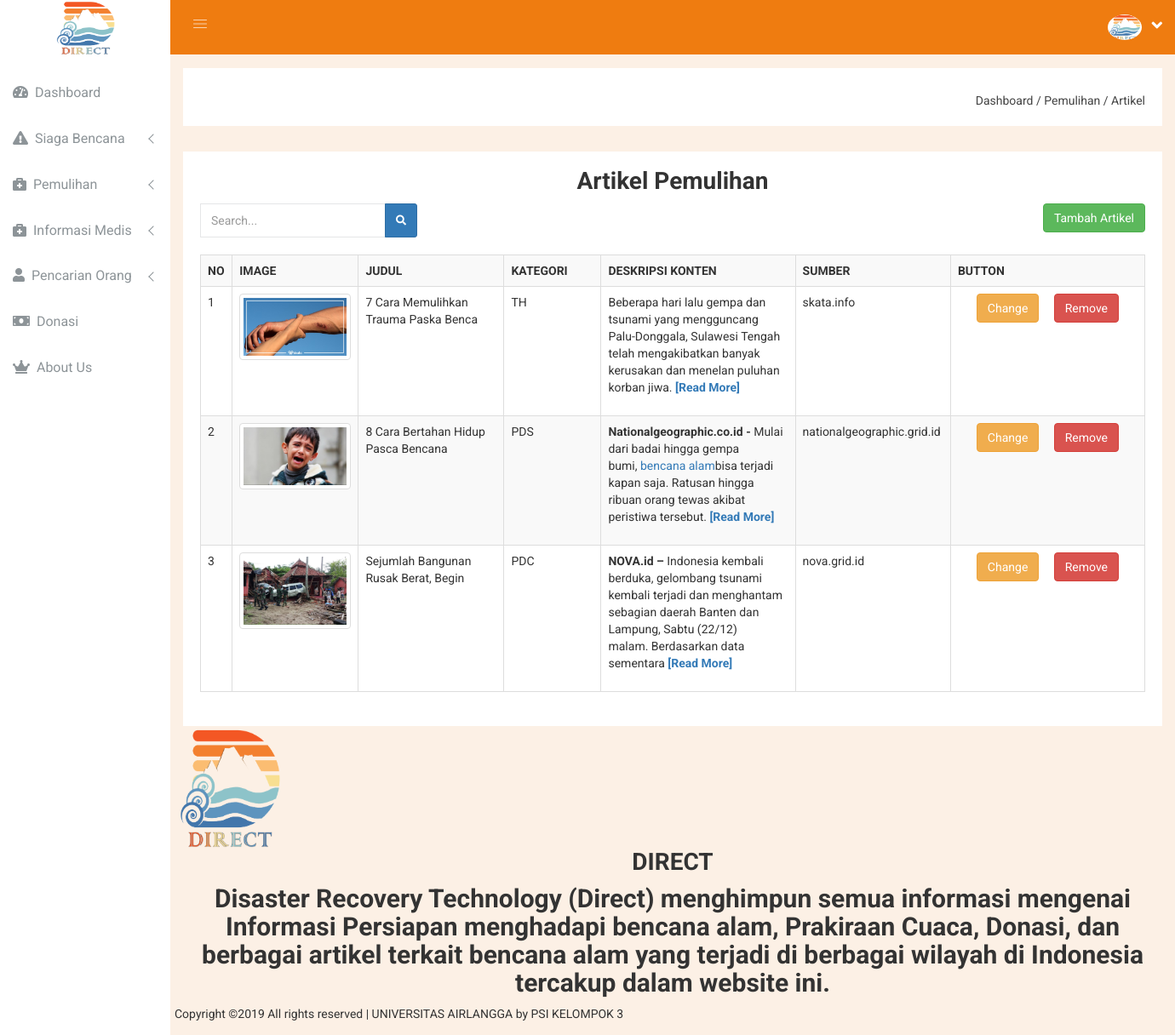
/main.php?module=artikel-pemulihan, run on an earlier commit of the app's database.
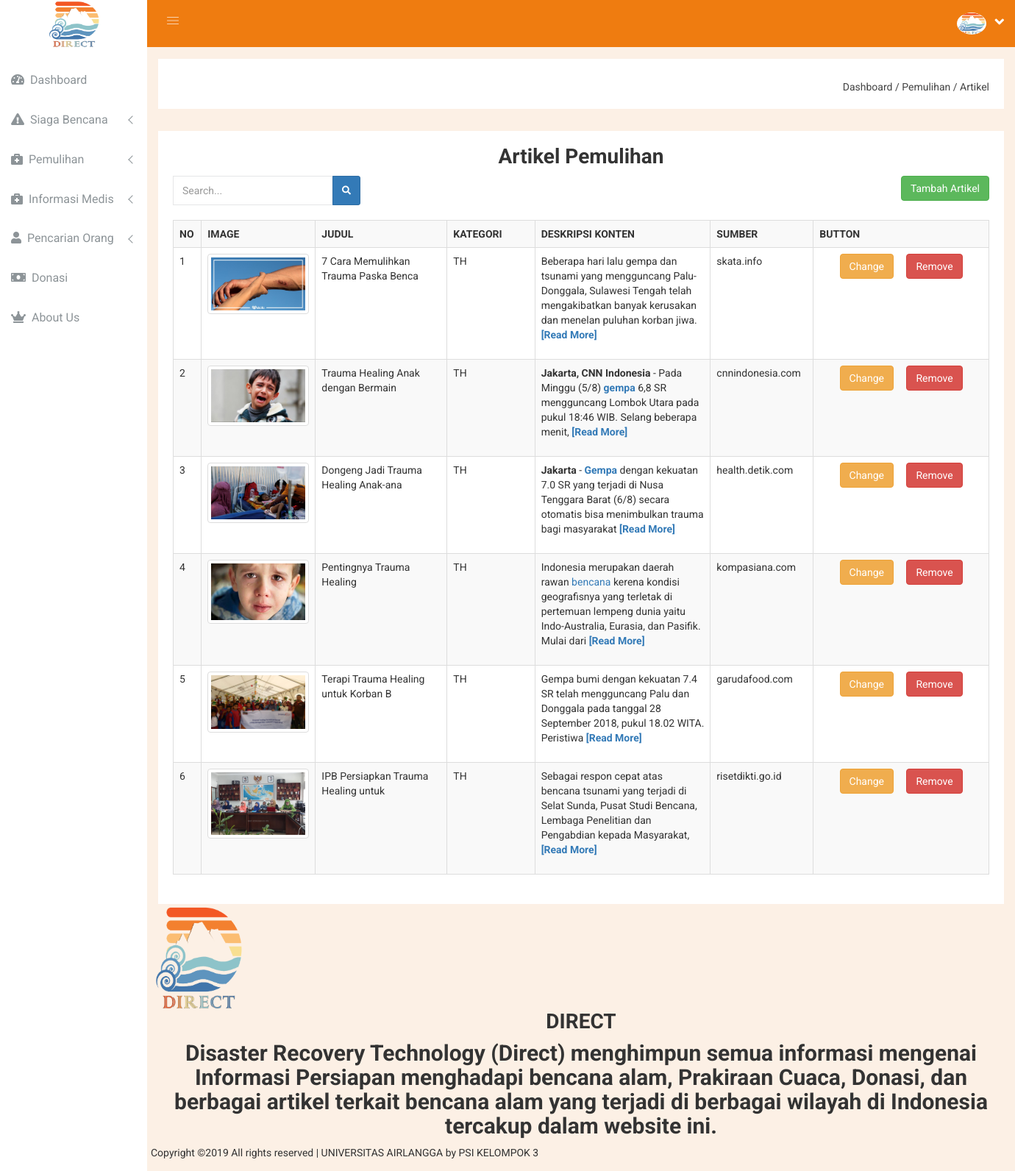
And on a later commit of the database.
### tables this page shows
CREATE TABLE `artikel_p` (
  `id` int(12) NOT NULL,
  `judul` varchar(36) NOT NULL,
  `sumber` varchar(36) NOT NULL,
  `isi` text NOT NULL,
  `image` varchar(36) NOT NULL,
  `date` datetime NOT NULL DEFAULT CURRENT_TIMESTAMP,
  `kategori` varchar(255) DEFAULT NULL
);

### main.php (called while the page is built, shortened)
<?php
include('module/index.php');
?>

### module/module/artikel-pemulihan.php (the view, shortened to what this page needs)
<div class="breadcome-area">
  <div class="container-fluid">
    <div class="row">
      <div class="col-lg-12 col-md-12 col-sm-12 col-xs-12">
        <div class="breadcome-list">
          <div class="row">
            <div class="col-lg-6 col-md-6 col-sm-6 col-xs-12">
            </div>
            <div class="col-lg-6 col-md-6 col-sm-6 col-xs-12">
              <ul class="breadcome-menu">
                <li>
                  <a href="?module=dashboard">Dashboard</a>
                  <span class="bread-slash">/</span>
                </li>
                <li>
                  <span class="bread-blod">Pemulihan</span> <span class="bread-slash">/</span>
                </li>
                <li>
                  <span><a href="?module=artikel-pemulihan">Artikel</a></span>
                </li>
              </ul>
            </div>
          </div>
        </div>
      </div>
    </div>
  </div>
</div>
<div class="col-lg-12">
  <div class="courses-inner res-mg-b-30">
    <div class="courses-title">
      <h1 align="center">Artikel Pemulihan</h1>
    </div>
    <div class="row">
      <form action="" method="post" autocomplete="off">
        <div class="col-lg-3">
          <div class="input-group input-mark-inner ">
            <input type="text" placeholder="Search..."  class="input-mark-inner mg-b-22 form-control" name="cari">
            <span class="input-group-btn">
              <button type="submit" name="btn-cari" class="btn btn-sm btn-primary">
                <i class="fa fa-search"></i>
              </button>
            </span>
          </div>
        </div>
      </form>
      <div class="col-lg-9" align="right">
        <a href="?module=newartikel2">
          <button class="btn btn-success">Tambah Artikel</button>
        </a>
      </div>
    </div>
    <br>
    <div class="row">
      <div class="col-md-12">
        <?php
        require('config/db.php');
        $sql="";
        if(isset($_POST['btn-cari'])){
          $cari=$_POST['cari'];
          $sql="SELECT * FROM artikel_p WHERE judul LIKE '%$cari%' OR sumber LIKE '%".$cari."%'";
        }else{
          $sql = 'SELECT * FROM artikel_p ORDER by id ASC';
        }
        $result = mysqli_query($con,$sql);
        $no = 1;
        ?>
        <table class="table table-bordered table-striped">
          <tr>
            <th width="2%">NO</th>
            <th width="13%">IMAGE</th>
            <th width="15%">JUDUL</th>
            <th width="10%">KATEGORI</th>
            <th width="20%">DESKRIPSI KONTEN</th>
            <th width="10%">SUMBER</th>
            <th width="20%">BUTTON</th>
          </tr>
          <?php
          while($row = mysqli_fetch_array($result)){ ?>
          <tr>
            <td><?php echo $no; ?></td>
            <td>
              <a href="?module=dtlArticlePemulihan&id=<?php echo $row['id']; ?>"> <img src="images/pemulihan/<?php echo $row['image']; ?>" height="60" width="100%" class="img-thumbnail" /></b>
              </a>
            </td>
            <td><?php echo $row['judul']; ?></td>
            <td><?php echo $row['kategori']; ?></td>
            <td>
              <?php
              echo limit_words($row['isi'],20);
              if(str_word_count($row['isi'])>20){
                echo '<a href="?module=dtlArticlePemulihan&id='.$row['id'].'"> <b>[Read More]</b></a>';
              }
              ?>
            </td>
            <td><?php echo $row['sumber']; ?></td>
            <td align="center">
              <a href="?module=editArtikelPemulihan&id=<?php echo $row['id']; ?>"><button type="button" class="btn btn-warning btn-s">Change</button></a>
              <button type="button" name="delete" data-toggle="modal" data-target=".bs-modal-DeleteArticle<?php echo $row['id']; ?>" class="btn btn-danger bt-sm" >Remove</button>
            </td>
                </tr>
                <?php
                $no++;
              }
              ?>
            </table>
          </div>
        </div>
      </div>
    </div>
    <?php
    function limit_words($string, $word_limit){
      $words = explode(" ",$string);
      return implode(" ",array_splice($words,0,$word_limit));
    }
    ?>

### module/index.php (shortened to what this page needs)
<!doctype html>
<html class="no-js" lang="en">
<?php include ("back-end/head.php"); ?>
<body>
	<?php include ("back-end/nav.php"); ?>
	<div class="all-content-wrapper">
		<?php include('back-end/topbar.php'); ?>
		<?php
		if(!empty($_GET['module'])) {
			$module=$_GET['module'];
			include('module/'.$module.'.php');
		} else {
			include('module/dashboard.php');
		}
		?>
		<?php include('back-end/footer.php'); ?>
	</div>

### back-end/head.php (shortened to what this page needs)
<head>
        <link rel="stylesheet" href="back-end/css/bootstrap.min.css">
        <link rel="stylesheet" href="https://use.fontawesome.com/releases/v5.8.1/css/all.css">
        <link rel="stylesheet" href="back-end/css/owl.carousel.css">
        <link rel="stylesheet" href="back-end/css/owl.theme.css">
        <link rel="stylesheet" href="back-end/css/owl.transitions.css">
        <link rel="stylesheet" href="back-end/css/animate.css">
        <link rel="stylesheet" href="back-end/css/normalize.css">
        <link rel="stylesheet" href="back-end/css/meanmenu.min.css">
        <link rel="stylesheet" href="back-end/css/main.css">
        <link rel="stylesheet" href="back-end/css/educate-custon-icon.css">
        <link rel="stylesheet" href="back-end/css/morrisjs/morris.css">
        <link rel="stylesheet" href="back-end/css/scrollbar/jquery.mCustomScrollbar.min.css">
        <link rel="stylesheet" href="back-end/css/metisMenu/metisMenu.min.css">
        <link rel="stylesheet" href="back-end/css/metisMenu/metisMenu-vertical.css">
        <link rel="stylesheet" href="back-end/css/calendar/fullcalendar.min.css">
        <link rel="stylesheet" href="back-end/css/calendar/fullcalendar.print.min.css">
        <link rel="stylesheet" href="back-end/style.css">
        <link rel="stylesheet" href="back-end/css/responsive.css">
        <link rel="stylesheet" href="back-end/css/data-table/bootstrap-table.css">
        <link rel="stylesheet" href="back-end/css/data-table/bootstrap-editable.css">
        <link rel="stylesheet" href="back-end/css/modals.css">
    </head>

### back-end/nav.php (shortened to what this page needs)
<div class="left-sidebar-pro">
	<nav id="sidebar" class="">
		<div class="sidebar-header">
			<a href="index.html"><img class="main-logo" src="components/images/logo.png" alt="" style="width: 75px;height: 65px;" /></a>
		</div>
		<div class="left-custom-menu-adp-wrap comment-scrollbar">
			<nav class="sidebar-nav left-sidebar-menu-pro">
				<ul class="metismenu" id="menu1">
					<?php include('sidebar.php'); ?>
				</ul>
			</nav>
		</div>
	</nav>
</div>

### back-end/sidebar.php (shortened to what this page needs)
<br>
<li>
	<a href="?module=dashboard" aria-expanded="false">
		<i class="fa fa-tachometer-alt "></i>
		<span class="mini-click-non">&nbsp;Dashboard</span>
	</a>
</li>
<li>
	<a class="has-arrow" href="#">
		<i class="fa fa-exclamation-triangle"></i>
		<span class="mini-click-non">&nbsp;Siaga Bencana</span>
	</a>
</li>
<li>
	<a class="has-arrow" href="#">
		<i class="fa fa-briefcase-medical"></i>
		<span class="mini-click-non">&nbsp;Pemulihan</span>
	</a>
</li>
<li>
	<a class="has-arrow" href="#">
		<i class="fa fa-briefcase-medical"></i>
		<span class="mini-click-non">&nbsp;Informasi Medis</span>
	</a>
</li>
<li>
	<a class="has-arrow" href="#">
		<i class="fa fa-user "></i>
		<span class="mini-click-non">&nbsp;Pencarian Orang</span>
	</a>
</li>
<li>
	<a href="?module=donasi" aria-expanded="false">
		<i class="fa fa-money-bill"></i>
		<span class="mini-click-non">&nbsp;Donasi</span>
	</a>
</li>
<li>
	<a href="?module=about" aria-expanded="false">
		<i class="fa fa-crown"></i>
		<span class="mini-click-non">&nbsp;About Us</span>
	</a>
</li>

### back-end/topbar.php (shortened to what this page needs)
<div class="container-fluid">
	<div class="row">
		<div class="col-lg-12 col-md-12 col-sm-12 col-xs-12">
			<div class="logo-pro">
				<a href="?module=dashboard"><img class="main-logo" src="components/images/logo.png" style="height: 60px;width: 50px;" alt="" /></a>
			</div>
		</div>
	</div>
</div>
<div class="header-advance-area">
	<div class="header-top-area">
		<div class="container-fluid">
			<div class="row">
				<div class="col-lg-12 col-md-12 col-sm-12 col-xs-12">
					<div class="header-top-wraper">
						<div class="row">
							<div class="col-lg-1 col-md-0 col-sm-1 col-xs-12">
								<div class="menu-switcher-pro">
									<button type="button" id="sidebarCollapse" class="btn bar-button-pro header-drl-controller-btn btn-info navbar-btn">
										<i class="educate-icon educate-nav"></i>
									</button>
								</div>
							</div>
							<div class="col-lg-5 col-md-5 col-sm-12 col-xs-12">
								<div class="header-right-info">
									<ul class="nav navbar-nav mai-top-nav header-right-menu">
										<li class="nav-item">
											<a href="#" data-toggle="dropdown" role="button" aria-expanded="false" class="nav-link dropdown-toggle">
												<img src="components/images/logo.png" alt="" style="width: 40px;height: 30px;background: white;" />
													<i class="fa fa-angle-down edu-icon edu-down-arrow"></i>
												</a>
											</li>
										</ul>
									</div>
								</div>
							</div>
						</div>
					</div>
				</div>
			</div>
		</div>
									<?php include('sidebar.php'); ?>
	</div>

### front-end/footer.php
<footer class="site-footer">
    <div class="footer-widgets">
        <div class="container">
            <div class="row">
                <div class="col-2">
                <img src="components/images/logo.png" style="width: 130px;height: 145px;" alt="">
                </div>
                <div class="col-10" align="center">
                    <div class="foot-about">
                        <h1 align="center">DIRECT</h1>
                        <h2 align="center">Disaster Recovery Technology (Direct) menghimpun semua informasi mengenai Informasi Persiapan menghadapi bencana alam, Prakiraan Cuaca, Donasi, dan berbagai artikel terkait bencana alam yang terjadi di berbagai wilayah di Indonesia tercakup dalam website ini.
                        </div>
                    </div>
                </div>
            </div>
        </div>
        <div class="footer-bar">
            <div class="container">
                <div class="row">
                    <div class="col-12">
                        <p class="m-0">
                            Copyright &copy;2019 All rights reserved | UNIVERSITAS AIRLANGGA by PSI KELOMPOK 3
                            </p>
                        </div>
                    </div>
                </div>
            </div>
    </footer>

### back-end/css/main.css (style rules this page uses)
html { color: #222; font-size: 1em; line-height: 1.4; }
audio, canvas, iframe, img, svg, video { vertical-align: middle; }

### back-end/css/metisMenu/metisMenu-vertical.css (style rules this page uses)
.sidebar-nav { background: #fff; }
.sidebar-nav ul { padding: 0; margin: 0; list-style: none; background: #f5f5f5; }
.sidebar-nav .metismenu { background: #fff; display: -webkit-box; display: -ms-flexbox; display: flex; -webkit-box-orient: vertical; -webkit-box-direction: normal; -ms-flex-direction: column; flex-direction: column; }
.sidebar-nav .metismenu li + li { margin-top: 5px; }
.sidebar-nav .metismenu li:last-child { margin-bottom: 5px; }
.sidebar-nav .metismenu > li { display: -webkit-box; display: -ms-flexbox; display: flex; -webkit-box-orient: vertical; -webkit-box-direction: normal; -ms-flex-direction: column; flex-direction: column; position: relative; }
.sidebar-nav .metismenu a { position: relative; display: block; padding: 13px 15px; color: #444; outline-width: 0; transition: all .3s ease-out; font-size:16px; font-weight:400; }

What changed in the data, as far as the page shows it:
changed artikel_p: judul "8 Cara Bertahan Hidup Pasca Bencana" → "Trauma Healing Anak dengan Bermain"; kategori "PDS" → "TH"; isi "Nationalgeographic.co.id - Mulai dari badai hingga gempa bumi, bencana alam bisa terjadi kapan saja. Ratusan hingga ribuan orang tewas akibat peristiwa tersebut." → "Jakarta, CNN Indonesia - Pada Minggu (5/8) gempa 6,8 SR mengguncang Lombok Utara pada pukul 18:46 WIB. Selang beberapa menit,"; sumber "nationalgeographic.grid.id" → "cnnindonesia.com"
changed artikel_p: image: a different picture; judul "Sejumlah Bangunan Rusak Berat, Begin" → "Dongeng Jadi Trauma Healing Anak-ana"; kategori "PDC" → "TH"; isi "NOVA.id – Indonesia kembali berduka, gelombang tsunami kembali terjadi dan menghantam sebagian daerah Banten dan Lampung, Sabtu (22/12) malam. Berdasarkan data sementara" → "Jakarta - Gempa dengan kekuatan 7.0 SR yang terjadi di Nusa Tenggara Barat (6/8) secara otomatis bisa menimbulkan trauma bagi masyarakat"; sumber "nova.grid.id" → "health.detik.com"
added artikel_p: image (picture), judul "Pentingnya Trauma Healing", kategori "TH", isi "Indonesia merupakan daerah rawan bencana kerena kondisi geografisnya yang terletak di pertemuan lempeng dunia yaitu Indo-Australia, Eurasia, dan Pasifik. Mulai dari", sumber "kompasiana.com"
added artikel_p: image (picture), judul "Terapi Trauma Healing untuk Korban B", kategori "TH", isi "Gempa bumi dengan kekuatan 7.4 SR telah mengguncang Palu dan Donggala pada tanggal 28 September 2018, pukul 18.02 WITA. Peristiwa", sumber "garudafood.com"
added artikel_p: image (picture), judul "IPB Persiapkan Trauma Healing untuk", kategori "TH", isi "Sebagai respon cepat atas bencana tsunami yang terjadi di Selat Sunda, Pusat Studi Bencana, Lembaga Penelitian dan Pengabdian kepada Masyarakat,", sumber "risetdikti.go.id"
